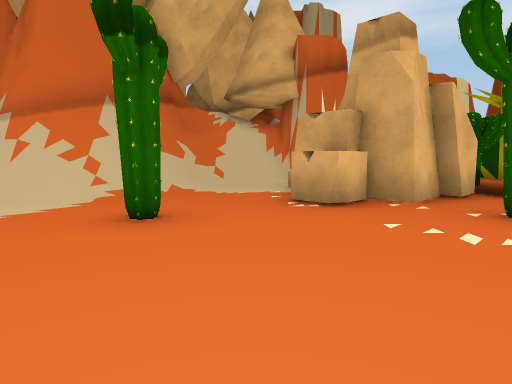
View 1 (above)

16 first-person views from a walk through a 3-D level made in the Unity game engine. The camera is 1.3 m above the floor, tilts 6° down and sees 75° across. The floor is counted in squares, 2 m on a side. Each view is taken from the middle of a square. On the plan, view 1 faces up. The plan holds only what a view shows up to about 10 squares ahead; the rest is blank. The place goes on beyond the plan. Some animated figures are not drawn.

View 2
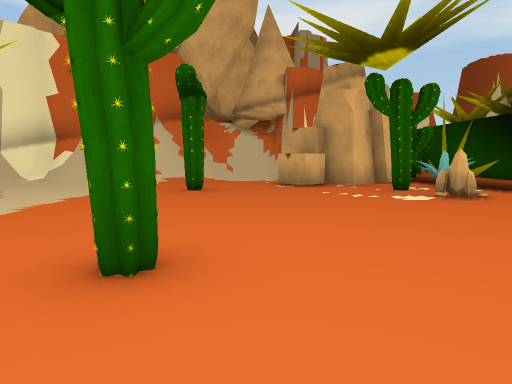

View 3
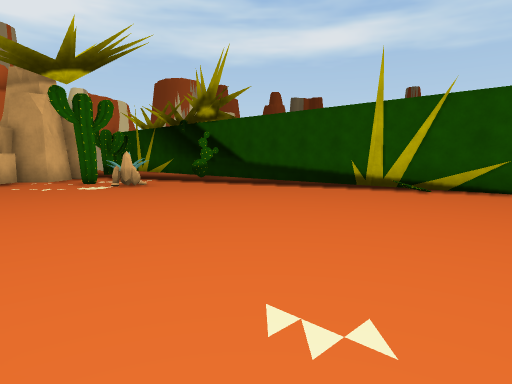

View 4
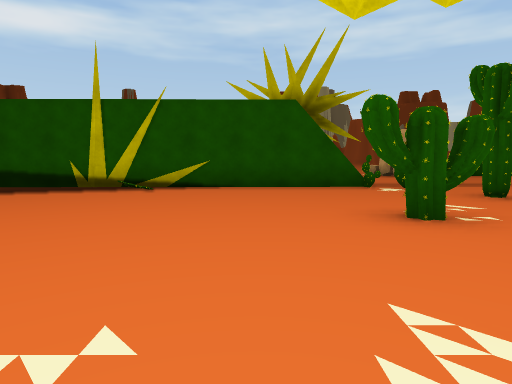

View 5
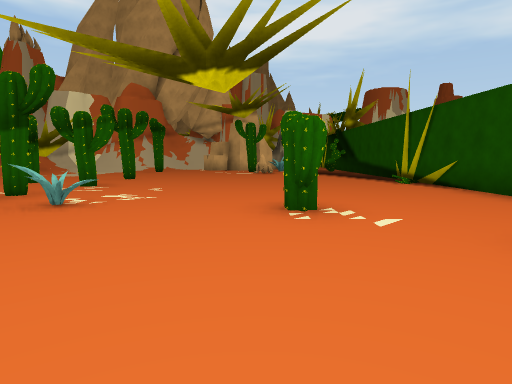

View 6
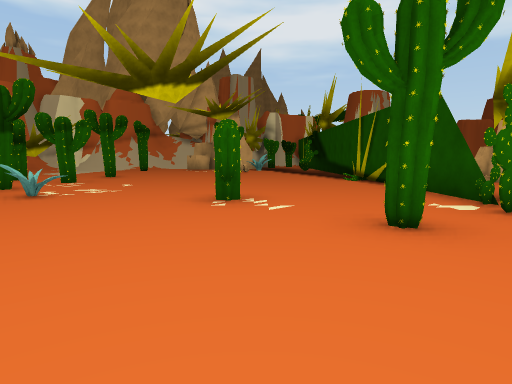

View 7
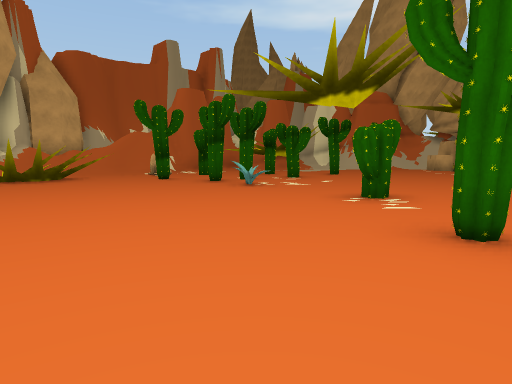

View 8
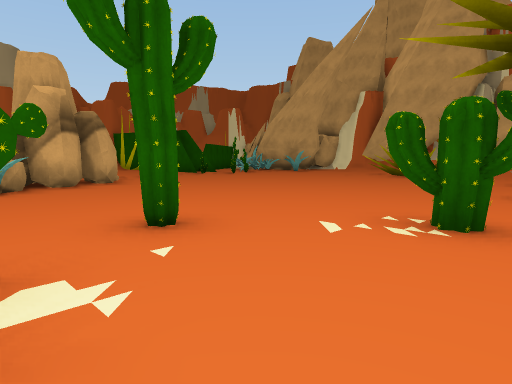

View 9
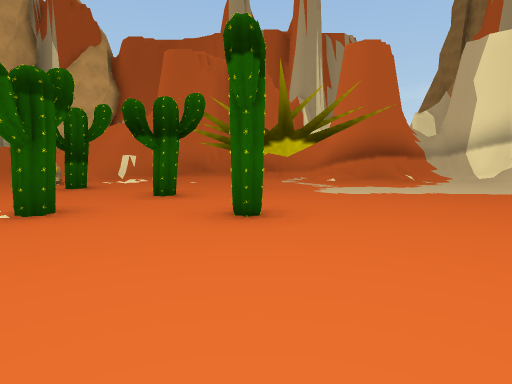

View 10
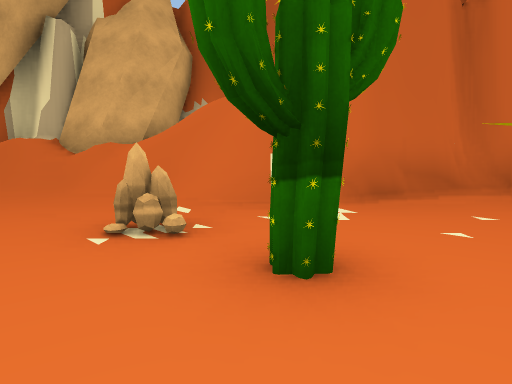

View 11
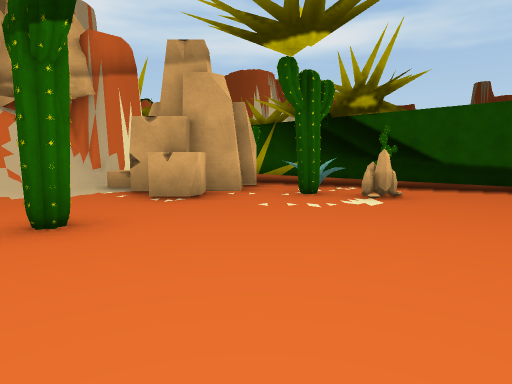

View 12
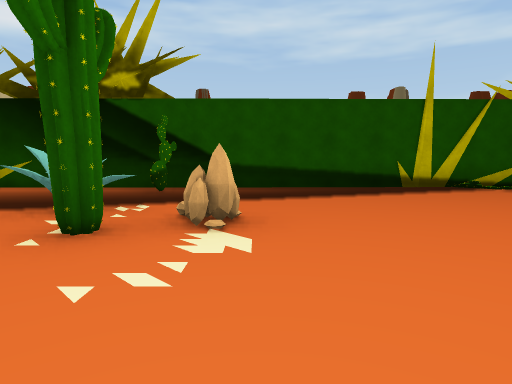

View 13
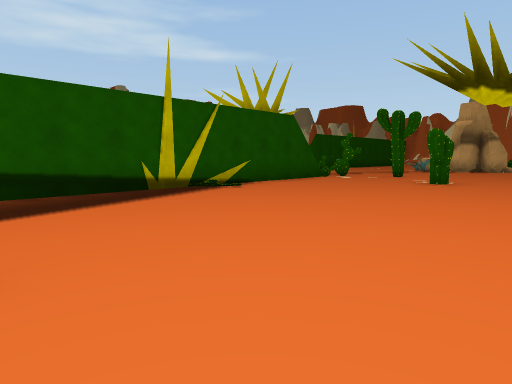

View 14
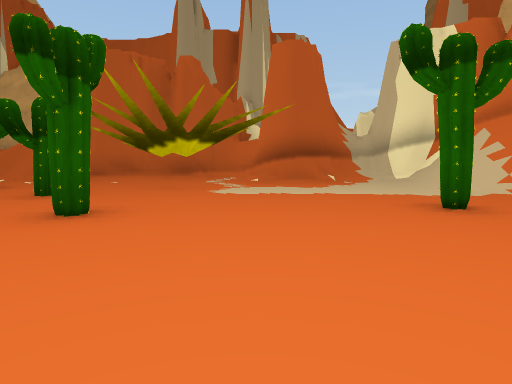

View 15
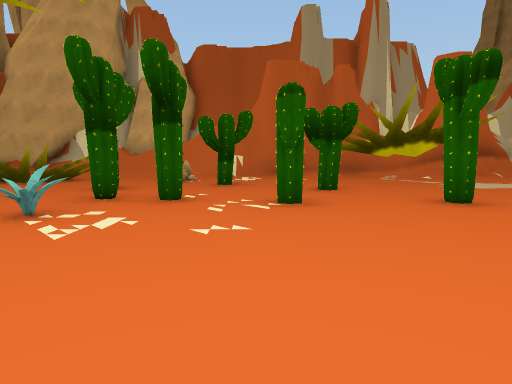

View 16
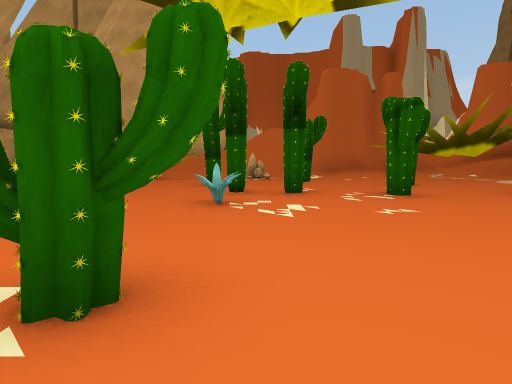

### Floor plan
Key: @ floor where view 1 was taken; # wall or solid block; . floor; / step, stairs or slope; ^ raised ledge; O other object.
Columns run from 8 left of view 1 to 8 right of it. Each row starts with its distance up from view 1.
  8       #####
  7       #/.OOO
  6      ##/.OOO#
  5   ####/..OO###
  4   ## ..#...OO##
  3   #  ..O...#.
  2   #  ......O..
  1  #^   ........ #
  0  #  # ..@..... #
 -1  #^^# .O.......#
 -2  #^^   ........O
 -3  #^    #.......##
 -4  #^ ^  O........#
 -5  #^^O .O........#
 -6  #^O   O#.......#
 -7 ^^^^    O...O..O#
 -8 #^^^^    ......O
 -9 ^^^^^    ....O..
-10    ^^^   .......
-11    ^^^    .....
-12           .....
-13           ....O
-14            ..##
-15            .O#O
-16              O

Positions as (right, up) in squares from view 1, and headings:
1: (0, 0), facing up
2: (0, -3), facing up
3: (0, -5), facing up-right
4: (0, -5), facing right
5: (3, -11), facing up
6: (4, -12), facing up
7: (6, -12), facing up-left
8: (7, -6), facing down-left
9: (3, -1), facing left
10: (-2, -5), facing left
11: (-2, 0), facing up-right
12: (0, 2), facing right
13: (1, 2), facing down-right
14: (3, 1), facing left
15: (4, -4), facing left
16: (5, -6), facing left
